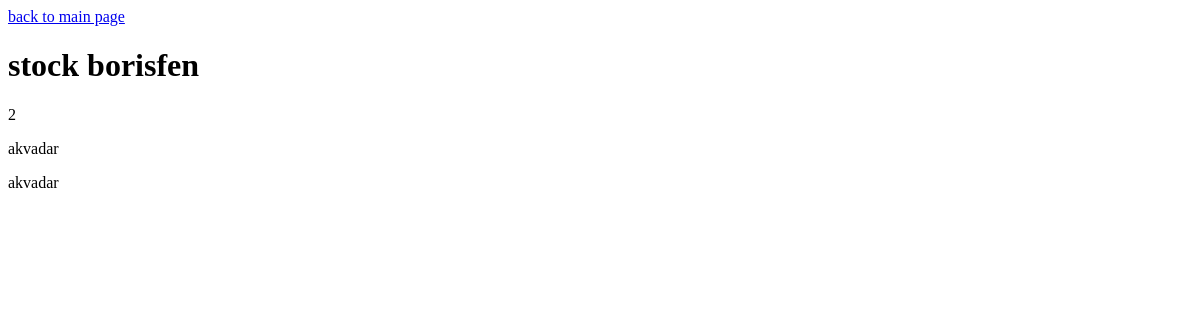
Before: /borisfen/ with the older database file.
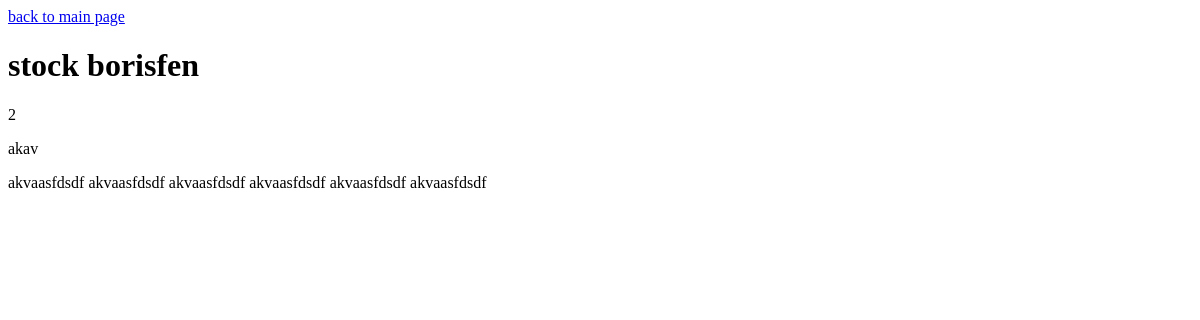
After: the same page with the newer database file.
### main/models.py (models this page shows, shortened)
class Stock(models.Model):
    hotels = models.ManyToManyField('Hotel', blank=True)
    name = models.CharField('name', max_length=100)
    description = models.TextField('description', max_length=1000)
    stock_both = models.NullBooleanField(null=True)
    class Meta:
        verbose_name = 'Акция'
        verbose_name_plural = 'Акции'

### borisfen/views.py (the view)
# urls.py: url(r'^borisfen/', stock_borisfen, name='borisfen'),
def stock_borisfen(request):
    stock = Stock.objects.filter(id=2)
    context = {
        'stock': stock,
    }
    return render(request, 'borisfen.html', context=context)

### borisfen/templates/borisfen.html (shortened to what this page needs)
<!DOCTYPE html>
<html lang="en">
<head>
</head>
<body>
<a href="/">back to main page</a>
<h1> stock borisfen</h1>
{% for s in stock %}
    <p>{{ s.id }}</p>
    <p>{{ s.name }}</p>
    <p>{{ s.description }}</p>
{% endfor %}
</body>
</html>

Changed rows visible on the page:
changed Stock id 2: name "akvadar" → "akav"; description "akvadar" → "akvaasfdsdf akvaasfdsdf akvaasfdsdf akvaasfdsdf akvaasfdsdf akvaasfdsdf"
